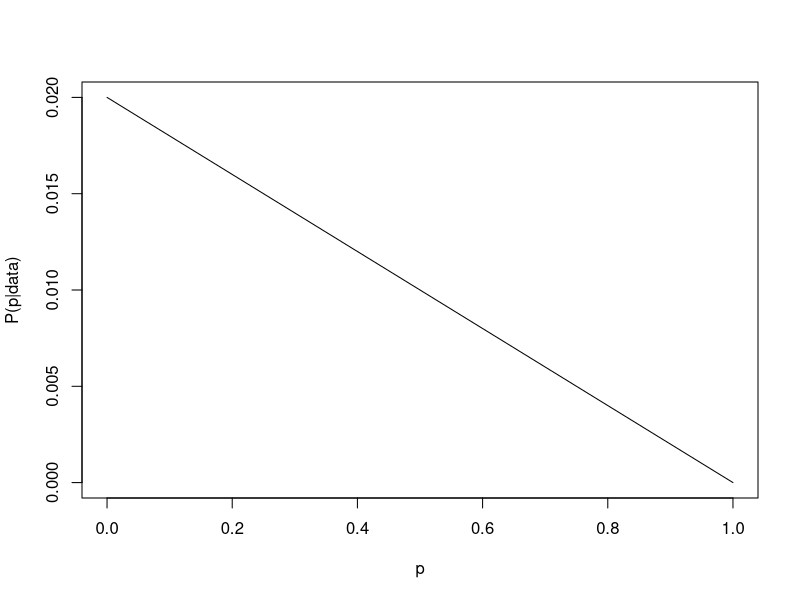
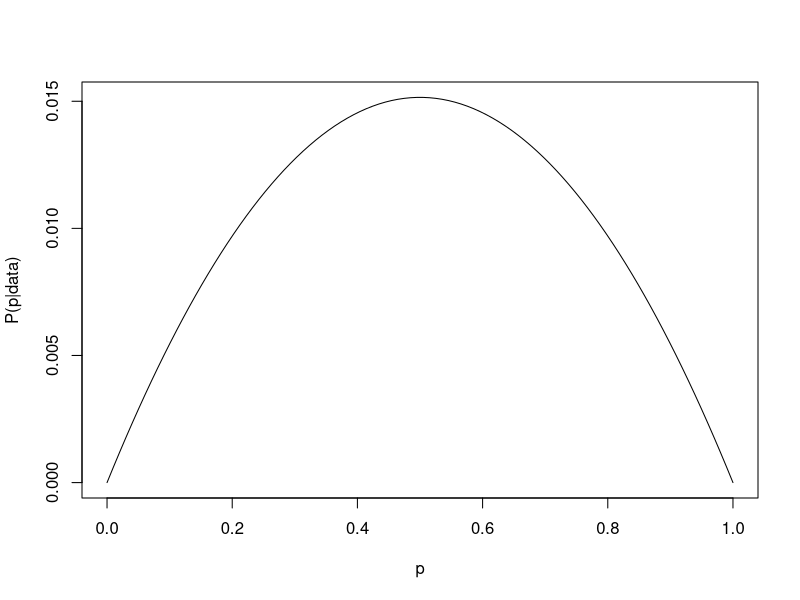
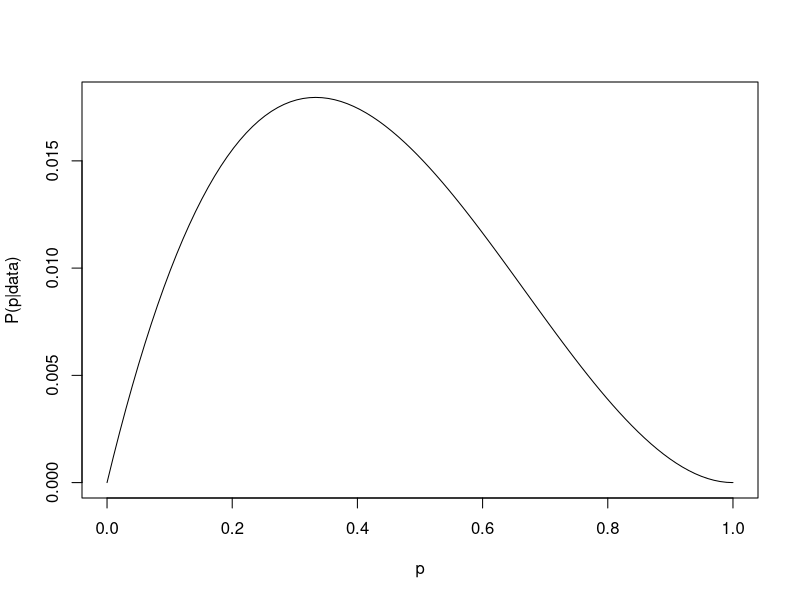
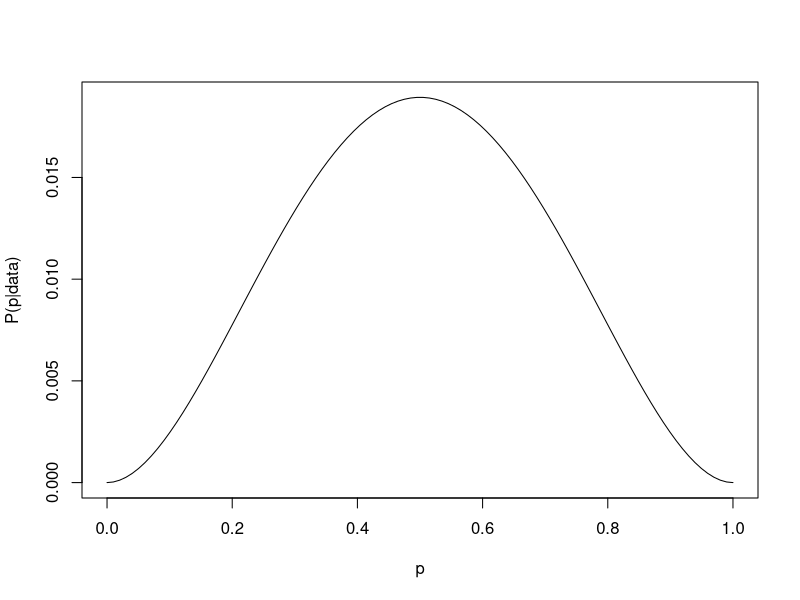
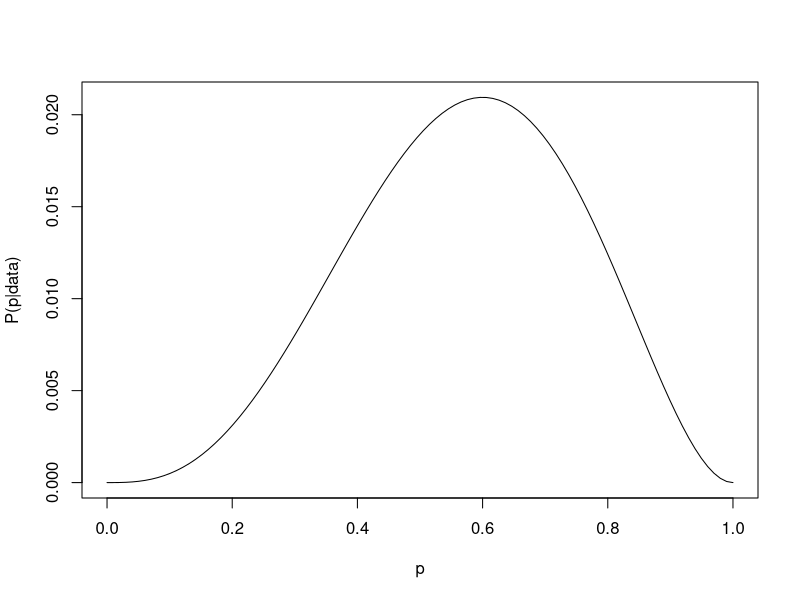
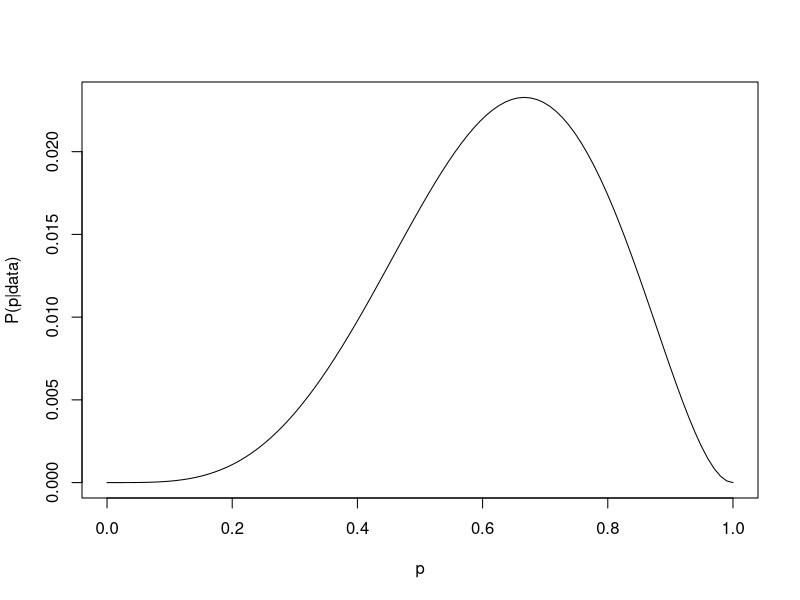
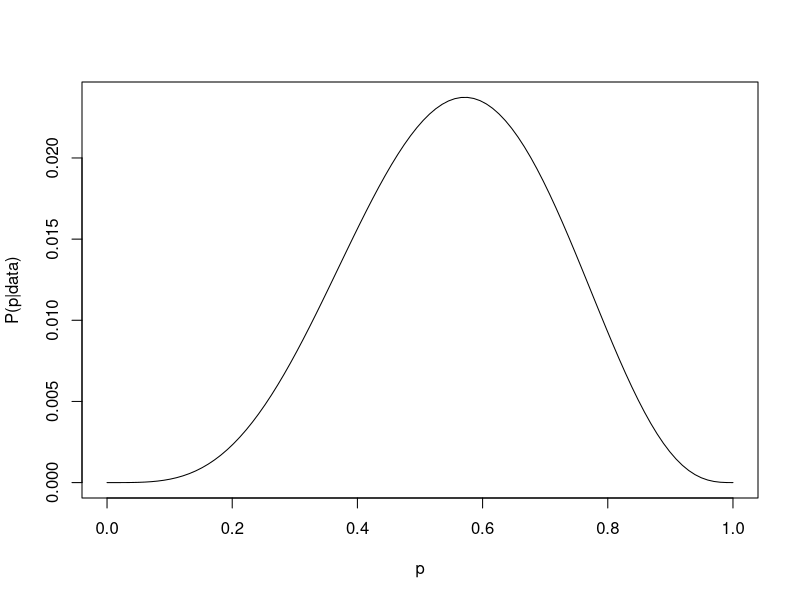
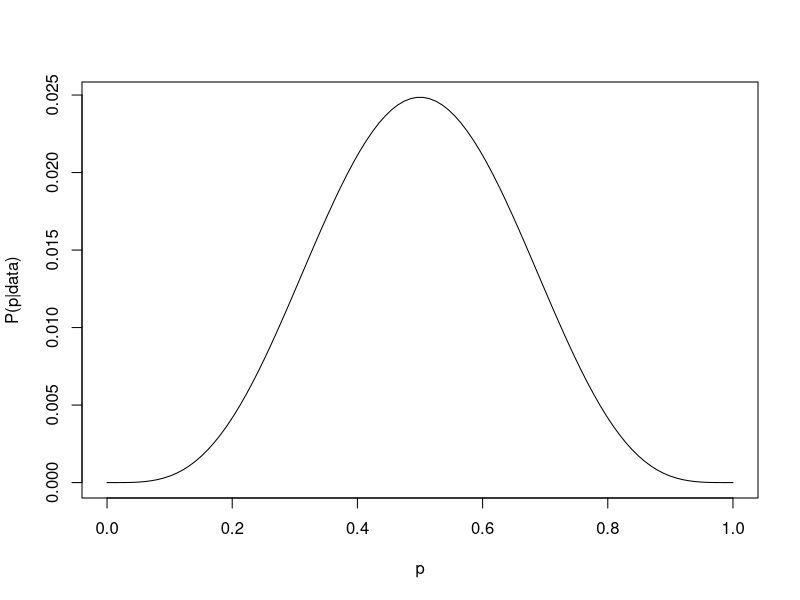

Source code (R) for these figures, in order:
# This is based on a demonstration in Chap. 2 of Statistical Rethinking
# 
# The script will try to save 10 plots in a folder named
# binomial_experiment_plots, which contain the successively updated
# estimates of the probability of success in a binomial experiment, as
# more and more samples are drawn

n_steps <- 100
p <- seq(from=0, to=1, length.out=n_steps)
prior <- rep(1, n_steps)

true_p <- 0.7
trials <- 10

successes <- rbinom(trials, 1, true_p)
so_far <- 0

print(successes)
for (i in 1:trials) {
   so_far <- so_far + successes[i]
   L <- dbinom(so_far, size=i, prob=p)

   unnorm_posterior <- L * prior
   posterior <- unnorm_posterior / sum(unnorm_posterior)

   filepath <- paste0("binomial_experiment_plots/Plot_", i ,".jpg")
   jpeg(file=filepath)
   plot(p, posterior, type="l", xlab="p", ylab="P(p|data)")
   dev.off()
}
